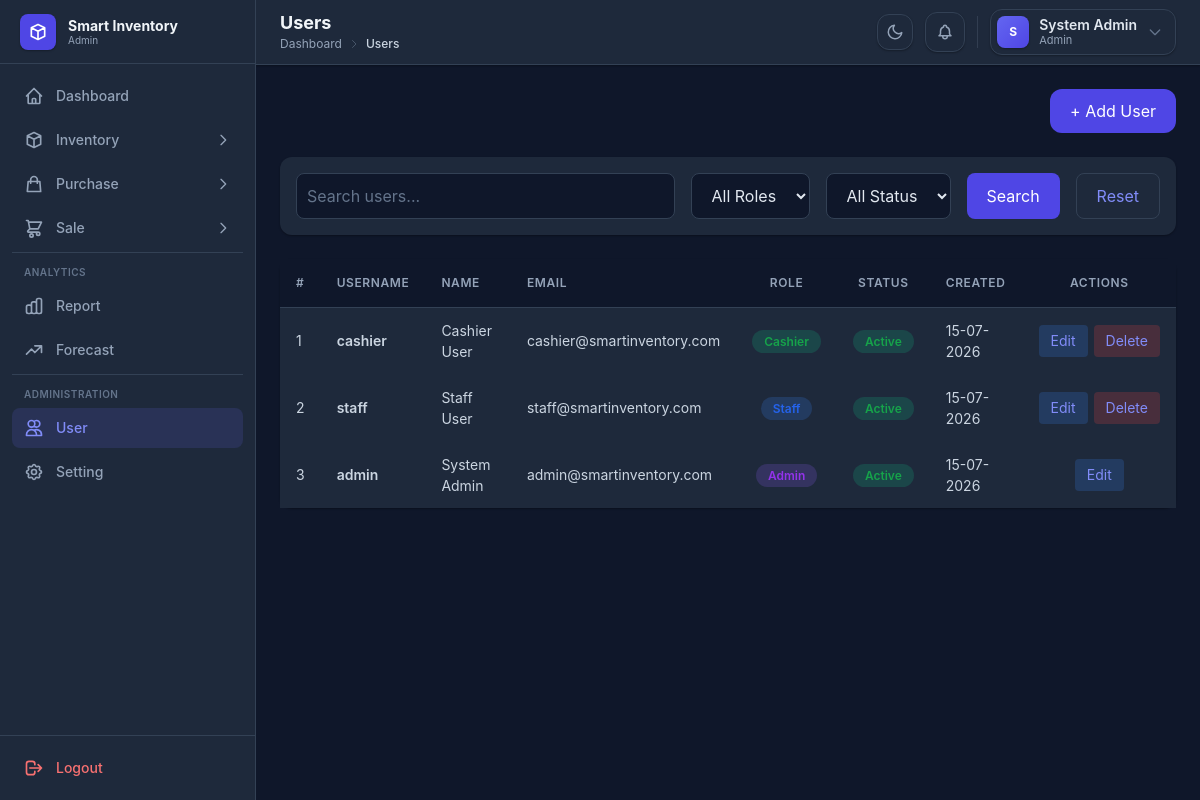
Screenshot of /users/index.php (signed in) with the database file from the repository.
### tables this page shows
CREATE TABLE IF NOT EXISTS users (
    id INT AUTO_INCREMENT PRIMARY KEY,
    name VARCHAR(100) NOT NULL,
    username VARCHAR(50) NOT NULL UNIQUE,
    email VARCHAR(100) UNIQUE,
    password VARCHAR(255) NOT NULL,
    role ENUM('admin', 'staff', 'cashier') DEFAULT 'staff',
    status ENUM('Active', 'Inactive') DEFAULT 'Active',
    created_at TIMESTAMP DEFAULT CURRENT_TIMESTAMP
);

### users/index.php (the view, shortened to what this page needs)
<?php
include "../config/database.php";
$search = $_GET['search'] ?? '';
$sql = "SELECT * FROM users WHERE 1";
$sql .= " ORDER BY id DESC";
$result = mysqli_query($conn, $sql);
?>
<!DOCTYPE html>
<html lang="en">
<head>
    <script src="https://cdn.tailwindcss.com"></script>
    <link rel="stylesheet" href="../assets/css/style.css">
</head>
<body class="bg-gray-50 dark:bg-slate-900">
    <div class="flex min-h-screen">
        <?php include "../includes/sidebar.php"; ?>
        <div class="flex-1 flex flex-col">
            <?php include "../includes/header.php"; ?>
            <main class="p-6">
                <div class="flex justify-end mb-6">
                    <button onclick="openModal('addModal')" class="bg-indigo-600 text-white px-5 py-2.5 rounded-xl hover:bg-indigo-700">+ Add User</button>
                </div>
                <form method="GET" class="bg-white p-4 rounded-xl shadow-sm flex gap-4 mb-6">
                    <input type="text" name="search" value="<?= htmlspecialchars($search) ?>" placeholder="Search users..." class="flex-1 border rounded-lg p-2.5">
                    <select name="role" class="border rounded-lg px-4 p-2.5">
                        <option value="">All Roles</option>
                    </select>
                    <select name="status" class="border rounded-lg px-4 p-2.5">
                        <option value="">All Status</option>
                    </select>
                    <button class="bg-indigo-600 text-white px-5 rounded-lg">Search</button>
                    <a href="index.php" class="border px-5 py-2.5 rounded-lg">Reset</a>
                </form>
                <div class="bg-white rounded-xl shadow-sm">
                    <div class="table-wrap">
                        <table class="data-table w-full">
                            <thead>
                                <tr>
                                    <th>#</th>
                                    <th>Username</th>
                                    <th>Name</th>
                                    <th>Email</th>
                                    <th class="center">Role</th>
                                    <th class="center">Status</th>
                                    <th>Created</th>
                                    <th class="center">Actions</th>
                                </tr>
                            </thead>
                            <tbody>
                                <?php if (mysqli_num_rows($result) > 0): $count = 1;
                                    while ($row = mysqli_fetch_assoc($result)): ?>
                                        <tr>
                                            <td><?= $count++ ?></td>
                                            <td class="font-semibold"><?= htmlspecialchars($row['username']) ?></td>
                                            <td><?= htmlspecialchars($row['name']) ?></td>
                                            <td><?= htmlspecialchars($row['email']) ?></td>
                                            <td class="center">
                                                <span class="<?= $row['role'] == 'admin' ? 'bg-purple-100 text-purple-600' : ($row['role'] == 'staff' ? 'bg-blue-100 text-blue-600' : 'bg-green-100 text-green-600') ?> px-3 py-1 rounded-full text-xs font-semibold">
                                                    <?= ucfirst($row['role']) ?>
                                                </span>
                                            </td>
                                            <td class="center">
                                                <span class="<?= $row['status'] == 'Active' ? 'bg-green-100 text-green-600' : 'bg-red-100 text-red-600' ?> px-3 py-1 rounded-full text-xs font-semibold">
                                                    <?= $row['status'] ?>
                                                </span>
                                            </td>
                                            <td><?= date('d-m-Y', strtotime($row['created_at'])) ?></td>
                                            <td class="center">
                                                <div class="actions">
                                                    <a href="?edit_id=<?= $row['id'] ?>" class="bg-blue-100 text-blue-600 px-3 py-1.5 rounded text-sm">Edit</a>
                                                    <?php if ($row['id'] != $_SESSION['user_id']): ?>
                                                        <a href="?delete_id=<?= $row['id'] ?>" onclick="return confirm('Delete user?')" class="bg-red-100 text-red-600 px-3 py-1.5 rounded text-sm">Delete</a>
                                                    <?php endif; ?>
                                                </div>
                                            </td>
                                        </tr>
                                    <?php endwhile;
                                else: ?>
                                    <tr>
                                        <td colspan="8" class="text-center py-10 text-gray-500 dark:text-gray-400">No users found</td>
                                    </tr>
                                <?php endif; ?>
                            </tbody>
                        </table>
                    </div>
                </div>
            </main>
        </div>
    </div>
    <?php include "../includes/footer.php"; ?>
</body>
</html>

### assets/css/style.css (style rules this page uses)
* { margin: 0; padding: 0; box-sizing: border-box; }
body { font-family: 'Inter', system-ui, -apple-system, sans-serif; }
.dark body { background-color: #0f172a; color: #e2e8f0; }
.data-table { width: 100%; border-collapse: collapse; }
.data-table thead { background-color: #f9fafb; }
.dark .data-table thead { background-color: #0f172a; }
.data-table th { padding: 0.75rem 1rem; text-align: left; font-size: 0.75rem; font-weight: 600; color: #6b7280; text-transform: uppercase; letter-spacing: 0.05em; border-bottom: 1px solid #e5e7eb; white-space: nowrap; height: 3rem; }
.dark .data-table th { color: #94a3b8; border-bottom-color: #334155; }
.data-table td { padding: 0.75rem 1rem; font-size: 0.875rem; color: #374151; border-bottom: 1px solid #f3f4f6; height: 3.25rem; }
.dark .data-table td { color: #cbd5e1; border-bottom-color: #1e293b; }
.data-table tbody tr { transition: background-color 0.15s ease; }
.data-table tbody tr:last-child td { border-bottom: none; }
.data-table td.center, .data-table th.center { text-align: center; }
.data-table .actions { display: inline-flex; align-items: center; gap: 0.375rem; }
.table-wrap { overflow-x: auto; }
.dark a { color: #818cf8; }
.dark .bg-white { background-color: #1e293b !important; }
.dark .bg-gray-50 { background-color: #0f172a !important; }
.dark .border { border-color: #334155 !important; }
.dark .shadow-sm { box-shadow: 0 1px 2px rgba(0, 0, 0, 0.3) !important; }
.dark .bg-blue-100 { background-color: rgba(59, 130, 246, 0.2) !important; }
.dark .bg-green-100 { background-color: rgba(16, 185, 129, 0.2) !important; }
.dark .bg-red-100 { background-color: rgba(239, 68, 68, 0.2) !important; }
.dark .bg-purple-100 { background-color: rgba(139, 92, 246, 0.2) !important; }
.dark input[type="text"], .dark input[type="email"], .dark input[type="password"], .dark input[type="number"], .dark input[type="search"], .dark input[type="date"], .dark select, .dark textarea { background-color: #0f172a !important; border-color: #334155 !important; color: #e2e8f0 !important; }
.dark input::placeholder, .dark textarea::placeholder { color: #64748b !important; }
.dark option { background-color: #0f172a; color: #e2e8f0; }
.dark .table-wrap { background-color: #1e293b; }

### rows the page displays
users: username "cashier", name "Cashier User", email "cashier@smartinventory.com", role "Cashier", status "Active", created_at "15-07-2026"
users: username "staff", name "Staff User", email "staff@smartinventory.com", role "Staff", status "Active", created_at "15-07-2026"
users: username "admin", name "System Admin", email "admin@smartinventory.com", role "Admin", status "Active", created_at "15-07-2026"

### other values shown
$role "Admin"
$page_title "Users"
$part "Dashboard"
$part "Users"
substr($name, 0, 1) "S"
$name "System Admin"
